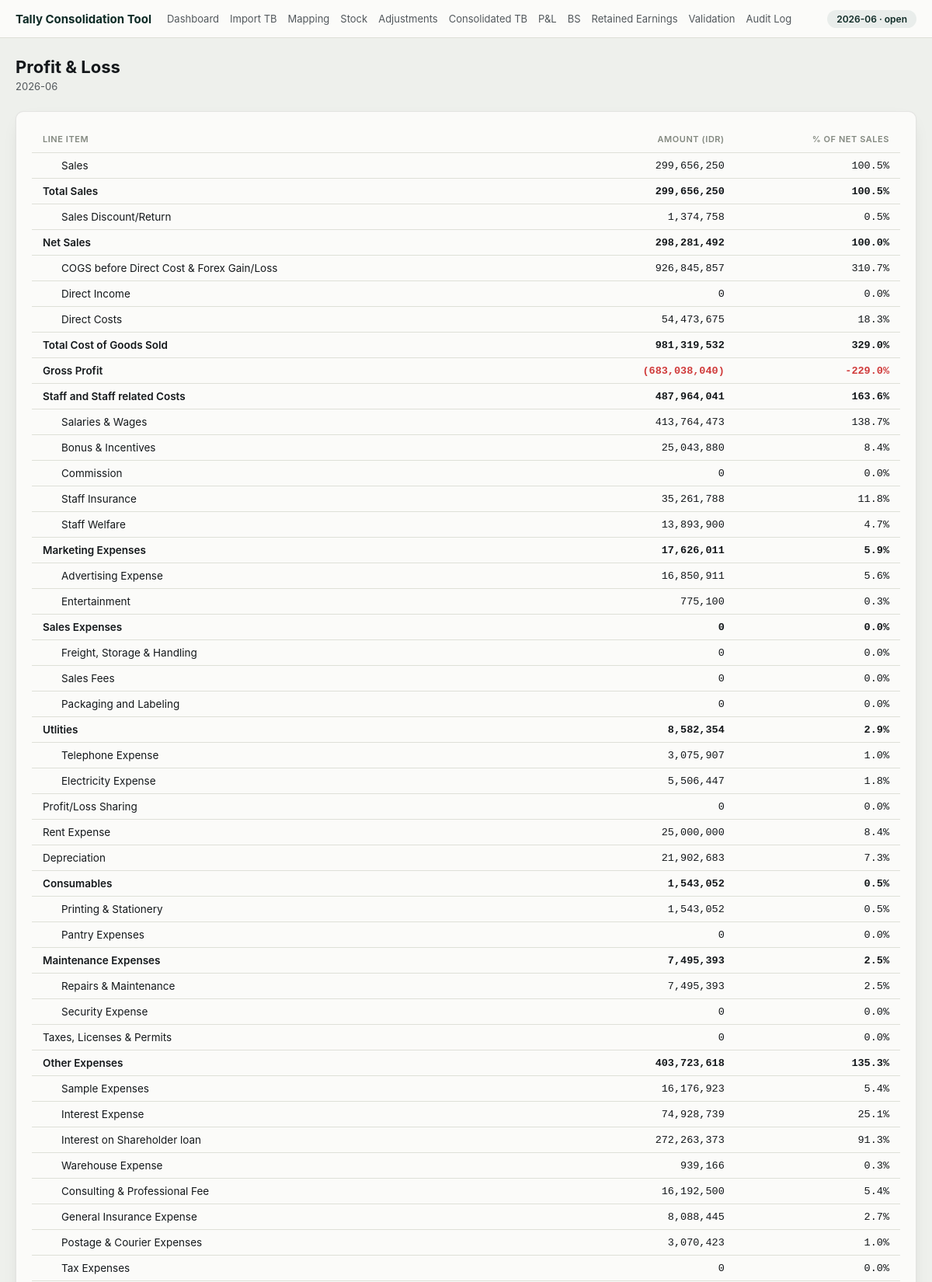
/periods/2026-06/pl (upper part), run on the app's committed database.
### tables this page shows
CREATE TABLE periods (
    period_id  INTEGER PRIMARY KEY AUTOINCREMENT,
    year       INTEGER NOT NULL,
    month      INTEGER NOT NULL,
    status     TEXT NOT NULL DEFAULT 'open' CHECK (status IN ('open', 'in_review', 'locked')),
    locked_at  TEXT,
    locked_by  TEXT, consolidated_at TEXT, consolidated_through_log_id INTEGER NOT NULL DEFAULT 0,
    UNIQUE (year, month)
);

CREATE TABLE group_coa (
    group_account_id   INTEGER PRIMARY KEY AUTOINCREMENT,
    account_code       TEXT NOT NULL UNIQUE,
    account_name       TEXT NOT NULL,
    statement_type     TEXT NOT NULL CHECK (statement_type IN ('PL', 'BS')),
    section            TEXT,
    line_item_order    INTEGER NOT NULL,
    parent_account_id  INTEGER REFERENCES group_coa(group_account_id),
    normal_balance      TEXT CHECK (normal_balance IN ('DR', 'CR')),
    is_header          INTEGER NOT NULL DEFAULT 0
);

### src/web/routes/statements.py (the view)
@router.get("/periods/{period_str}/pl")
def pl_statement(request: Request, period_str: str, conn: sqlite3.Connection = Depends(get_db)):
    period = period_repo.get_by_str(conn, period_str)
    if period is None:
        return RedirectResponse(f"/?flash=No such period&flash_kind=error", status_code=303)
    lines, net_income = compute_pl(conn, period["period_id"])
    return templates.TemplateResponse(request, "statement.html", {
        "request": request, "period_str": period_str, "title": "Profit & Loss",
        "lines": lines, "show_percent": True,
    })

### src/web/templates/statement.html (shortened to what this page needs)
{% extends "base.html" %}
{% block content %}
<h1>{{ title }}</h1>
<p class="subtitle">{{ period_str }}</p>
<div class="card">
  <div class="table-wrap">
  <table>
    <thead>
      <tr>
        <th>Line Item</th>
        <th class="num-col">Amount (IDR)</th>
        {% if show_percent %}<th class="num-col">% of Net Sales</th>{% endif %}
      </tr>
    </thead>
    <tbody>
      {% for line in lines %}
        {% if line.kind == 'section' %}
        <tr class="section"><td colspan="{{ 3 if show_percent else 2 }}">{{ line.label }}</td></tr>
        {% else %}
        <tr class="{{ 'subtotal' if line.is_subtotal }}">
          <td style="padding-left: {{ 14 + line.level * 24 }}px">{{ line.label }}</td>
          <td class="num {{ 'neg' if line.value and line.value < 0 }}">{{ line.value | idr }}</td>
          {% if show_percent %}<td class="num {{ 'neg' if line.percent and line.percent < 0 }}">{{ line.percent | pct }}</td>{% endif %}
        </tr>
        {% endif %}
      {% endfor %}
    </tbody>
  </table>
  </div>
</div>
{% endblock %}

### src/web/templates/base.html (shortened to what this page needs)
<!doctype html>
<html lang="en">
<head>
  <link rel="stylesheet" href="/static/style.css">
</head>
<body>
  <header class="topbar">
    <div class="topbar-inner">
      <a class="brand" href="/">Tally Consolidation Tool</a>
      {% if period_str %}
      <nav class="nav">
        <a href="/?period={{ period_str }}">Dashboard</a>
        <a href="/periods/{{ period_str }}/import">Import TB</a>
        <a href="/periods/{{ period_str }}/mapping">Mapping</a>
        <a href="/periods/{{ period_str }}/stock">Stock</a>
        <a href="/periods/{{ period_str }}/adjustments">Adjustments</a>
        <a href="/periods/{{ period_str }}/consolidated">Consolidated TB</a>
        <a href="/periods/{{ period_str }}/pl">P&amp;L</a>
        <a href="/periods/{{ period_str }}/bs">BS</a>
        <a href="/periods/{{ period_str }}/retained-earnings">Retained Earnings</a>
        <a href="/periods/{{ period_str }}/validation">Validation</a>
        <a href="/periods/{{ period_str }}/audit">Audit Log</a>
      </nav>
      <span class="period-badge">{{ period_str }}{% if period_status %} &middot; {{ period_status }}{% endif %}</span>
      {% endif %}
    </div>
  </header>
  <main class="page">
    {% block content %}{% endblock %}
  </main>
</body>
</html>

### src/web/static/style.css (style rules this page uses)
:root { --page: #EEF0EC; --surface: #FBFBF9; --surface-2: #F3F4F0; --ink: #14181B; --ink-2: #52585C; --muted: #82887F; --line: #DEE0D8; --border: rgba(20,24,27,0.10); --accent: #1E4B43; --accent-ink: #0E2B26; --accent-wash: rgba(30,75,67,0.08); --good: #0ca30c; --good-wash: rgba(12,163,12,0.10); --negative: #d03b3b; --negative-wash: rgba(208,59,59,0.08); --warn: #b8860b; --warn-wash: rgba(184,134,11,0.10); --shadow: 0 1px 2px rgba(20,24,27,0.05), 0 8px 24px -12px rgba(20,24,27,0.18); }
* { box-sizing: border-box; }
body { margin: 0; font-family: -apple-system, BlinkMacSystemFont, "Segoe UI", Roboto, sans-serif; background: var(--page); color: var(--ink); }
.num { font-family: ui-monospace, "SF Mono", "Cascadia Code", Consolas, monospace; font-variant-numeric: tabular-nums; }
.neg { color: var(--negative); }
.topbar { background: var(--surface); border-bottom: 1px solid var(--line); }
.topbar-inner { max-width: 1200px; margin: 0 auto; padding: 12px 20px; display: flex; align-items: center; gap: 20px; flex-wrap: wrap; }
.brand { font-weight: 700; color: var(--accent-ink); text-decoration: none; font-size: 15px; }
.nav { display: flex; gap: 14px; flex-wrap: wrap; flex: 1; }
.nav a { color: var(--ink-2); text-decoration: none; font-size: 13px; padding: 4px 0; }
.period-badge { font-size: 12px; color: var(--accent-ink); background: var(--accent-wash); border-radius: 999px; padding: 4px 12px; font-weight: 600; white-space: nowrap; }
.page { max-width: 1200px; margin: 0 auto; padding: 24px 20px 60px; }
h1 { font-size: 22px; margin: 0 0 4px; }
.subtitle { color: var(--ink-2); font-size: 13px; margin: 0 0 24px; }
.card { background: var(--surface); border: 1px solid var(--border); border-radius: 10px; padding: 18px 20px; box-shadow: var(--shadow); margin-bottom: 20px; }
table { width: 100%; border-collapse: collapse; font-size: 13.5px; }
th { text-align: left; font-size: 11px; letter-spacing: 0.05em; text-transform: uppercase; color: var(--muted); font-weight: 600; padding: 10px 14px; border-bottom: 1px solid var(--line); }
th.num-col, td.num { text-align: right; }
td { padding: 8px 14px; border-bottom: 1px solid var(--line); }
tr.subtotal td { font-weight: 600; border-top: 1px solid var(--ink-2); }
.table-wrap { overflow-x: auto; }

### data on the page
periods: status "open"
group_coa: label "Sales", value|idr "299,656,250", percent|pct "100.5%"
group_coa: label "Total Sales", value|idr "299,656,250", percent|pct "100.5%"
group_coa: label "Sales Discount/Return", value|idr "1,374,758", percent|pct "0.5%"
group_coa: label "Net Sales", value|idr "298,281,492", percent|pct "100.0%"
group_coa: label "COGS before Direct Cost & Forex Gain/Loss", value|idr "926,845,857", percent|pct "310.7%"
group_coa: label "Direct Income", value|idr "0", percent|pct "0.0%"
group_coa: label "Direct Costs", value|idr "54,473,675", percent|pct "18.3%"
group_coa: label "Total Cost of Goods Sold", value|idr "981,319,532", percent|pct "329.0%"
group_coa: label "Gross Profit", value|idr "(683,038,040)", percent|pct "-229.0%"
group_coa: label "Staff and Staff related Costs", value|idr "487,964,041", percent|pct "163.6%"
group_coa: label "Salaries & Wages", value|idr "413,764,473", percent|pct "138.7%"
group_coa: label "Bonus & Incentives", value|idr "25,043,880", percent|pct "8.4%"
group_coa: label "Commission", value|idr "0", percent|pct "0.0%"
group_coa: label "Staff Insurance", value|idr "35,261,788", percent|pct "11.8%"
group_coa: label "Staff Welfare", value|idr "13,893,900", percent|pct "4.7%"
group_coa: label "Marketing Expenses", value|idr "17,626,011", percent|pct "5.9%"
group_coa: label "Advertising Expense", value|idr "16,850,911", percent|pct "5.6%"
group_coa: label "Entertainment", value|idr "775,100", percent|pct "0.3%"
group_coa: label "Sales Expenses", value|idr "0", percent|pct "0.0%"
group_coa: label "Freight, Storage & Handling", value|idr "0", percent|pct "0.0%"
group_coa: label "Sales Fees", value|idr "0", percent|pct "0.0%"
group_coa: label "Packaging and Labeling", value|idr "0", percent|pct "0.0%"
group_coa: label "Telephone Expense", value|idr "3,075,907", percent|pct "1.0%"
group_coa: label "Electricity Expense", value|idr "5,506,447", percent|pct "1.8%"
group_coa: label "Profit/Loss Sharing", value|idr "0", percent|pct "0.0%"
group_coa: label "Rent Expense", value|idr "25,000,000", percent|pct "8.4%"
group_coa: label "Depreciation", value|idr "21,902,683", percent|pct "7.3%"
group_coa: label "Consumables", value|idr "1,543,052", percent|pct "0.5%"
group_coa: label "Printing & Stationery", value|idr "1,543,052", percent|pct "0.5%"
group_coa: label "Pantry Expenses", value|idr "0", percent|pct "0.0%"
group_coa: label "Maintenance Expenses", value|idr "7,495,393", percent|pct "2.5%"
group_coa: label "Repairs & Maintenance", value|idr "7,495,393", percent|pct "2.5%"
group_coa: label "Security Expense", value|idr "0", percent|pct "0.0%"
group_coa: label "Taxes, Licenses & Permits", value|idr "0", percent|pct "0.0%"
group_coa: label "Other Expenses", value|idr "403,723,618", percent|pct "135.3%"
group_coa: label "Sample Expenses", value|idr "16,176,923", percent|pct "5.4%"
group_coa: label "Interest Expense", value|idr "74,928,739", percent|pct "25.1%"
group_coa: label "Interest on Shareholder loan", value|idr "272,263,373", percent|pct "91.3%"
group_coa: label "Warehouse Expense", value|idr "939,166", percent|pct "0.3%"
group_coa: label "Consulting & Professional Fee", value|idr "16,192,500", percent|pct "5.4%"
group_coa: label "General Insurance Expense", value|idr "8,088,445", percent|pct "2.7%"
group_coa: label "Postage & Courier Expenses", value|idr "3,070,423", percent|pct "1.0%"
group_coa: label "Tax Expenses", value|idr "0", percent|pct "0.0%"

### other printed values
{{ period_str }} "2026-06"
{{ title }} "Profit & Loss"
{{ line.label }} "Utlities"
{{ line.value | idr }} "8,582,354"
{{ line.percent | pct }} "2.9%"
